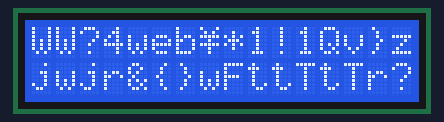
Recording of a sketch running on a simulated Arduino Uno, built with avr-gcc and run on an emulated ATmega328P. Parts: 16×2 character LCD. Random numbers use the default seed unless the sketch sets one.

Above: at 0.09 s.
At 2.94 s:
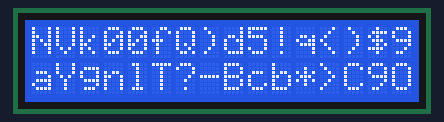
At 5.86 s:
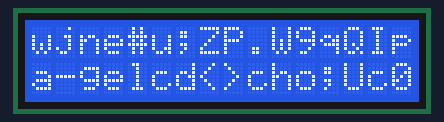
At 11.6 s:
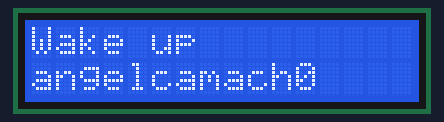
At 24.64 s:
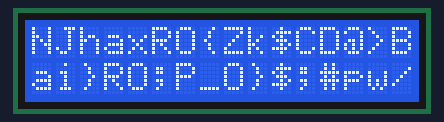
At 37.1 s:
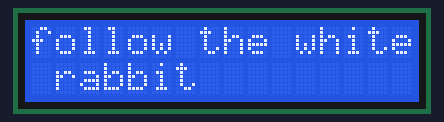

The sketch:

03_lcd_wakeup_reveal_000030.ino
```cpp
#include <LiquidCrystal.h>
#include <lcd_shared.h>

// HD44780 16x2 in 4-bit mode:
// constructor order = RS, E, D4, D5, D6, D7
LiquidCrystal lcd(
  lcdlab::kPinRs, lcdlab::kPinE, lcdlab::kPinD4,
  lcdlab::kPinD5, lcdlab::kPinD6, lcdlab::kPinD7
);

// Physical LCD dimensions (used by all indexing math).
const uint8_t COLS = lcdlab::kCols;
const uint8_t ROWS = lcdlab::kRows;
const uint8_t CELLS = lcdlab::kCells;

// ------------------------------------------------------------------
// MESSAGE SETUP (user-editable)
// ------------------------------------------------------------------
// 1) Set how many messages to use from MESSAGES[].
// 2) Add lines by copy/paste.
// 3) Use '\n' to start second row.
// 4) Max visible chars per message across full screen = 32.
//
// Example to add one:
// - Increase ACTIVE_MESSAGE_COUNT
// - Add a new line in MESSAGES[]
const uint8_t ACTIVE_MESSAGE_COUNT = 4;
const char *MESSAGES[] = {
    "Wake up\nangelcamach0",
    "follow the white rabbit",
    "and I will show you how",
    "there is no\nspoon",
//    "Wake up\nangelcamach0",
//    "follow the white rabbit",
//    "and I will show you how",
//    "deep the\nhole goes",
};
// ------------------------------------------------------------------

// Animation controls.
// ENABLE_TRAILING_DOTS:
// - true: reveal -> pause -> append dots -> hold -> clear -> next message
// - false: reveal -> short hold -> clear -> next message
const bool ENABLE_TRAILING_DOTS = true;
const uint16_t POST_REVEAL_PAUSE_MS = 3000;
const uint16_t DOT_STEP_MS = 1500;
const uint16_t POST_DOTS_HOLD_MS = 5000;

// Used only when trailing dots are disabled.
const uint16_t POST_REVEAL_HOLD_MS = 1800; // used only when dots are disabled

// targetGrid is the current message mapped to 32 screen cells.
// It is the single source of truth for reveal/clear phases.
char targetGrid[CELLS + 1];
int8_t messageEndIdx = -1;   // last non-space cell, for dot insertion start
uint8_t currentMessageIndex = 0; // which message should render this loop cycle

// Returns one random printable symbol used for matrix noise frames.
char randomGlyph() {
  const char glyphs[] =
      "ABCDEFGHIJKLMNOPQRSTUVWXYZ"
      "abcdefghijklmnopqrstuvwxyz"
      "0123456789"
      "!@#$%^&*()-_=+[]{};:,.<>?/|\\";
  return glyphs[random(sizeof(glyphs) - 1)];
}

// Fills all cells with random symbols for "matrix noise".
// This is used as the visual baseline before characters lock in.
void drawMatrixNoise() {
  for (uint8_t i = 0; i < CELLS; i++) {
    lcdlab::drawCell(lcd, i, randomGlyph());
  }
}

// Fisher-Yates in-place shuffle.
// Used to randomize reveal order and clear order so effects feel organic.
void shuffle(uint8_t *arr, uint8_t n) {
  for (uint8_t i = n - 1; i > 0; i--) {
    uint8_t j = random(i + 1);
    uint8_t t = arr[i];
    arr[i] = arr[j];
    arr[j] = t;
  }
}

// Maps a user message into the fixed 32-cell grid:
// - starts with all spaces
// - copies chars left->right
// - '\n' jumps writer to second row start
// - overflow is truncated cleanly
//
// This lets animation code be message-agnostic; it only reads targetGrid.
void buildTargetGrid(const char *msg) {
  // Start with a clean, fully blank frame.
  for (uint8_t i = 0; i < CELLS; i++) {
    targetGrid[i] = ' ';
  }
  targetGrid[CELLS] = '\0';
  messageEndIdx = -1;

  uint8_t idx = 0;
  for (uint8_t i = 0; msg[i] != '\0'; i++) {
    char ch = msg[i];

    if (ch == '\n') {
      // Hard row break: next char lands at row 2, col 0.
      idx = COLS;
      continue;
    }

    if (idx >= CELLS) {
      break; // prevent write past display capacity
    }

    targetGrid[idx++] = ch;
    // Track last non-space write position so dots can append from there.
    messageEndIdx = idx - 1;
  }
}

// True if message contains any visible character.
// We skip whitespace-only messages so users can leave placeholders in MESSAGES[].
bool hasText(const char *msg) {
  for (uint8_t i = 0; msg[i] != '\0'; i++) {
    if (msg[i] != ' ' && msg[i] != '\n' && msg[i] != '\t' && msg[i] != '\r') {
      return true;
    }
  }
  return false;
}

// Picks the active message for this cycle:
// - clamps ACTIVE_MESSAGE_COUNT to actual array size
// - keeps currentMessageIndex in range
// - skips empty/whitespace-only message entries
//
// Returns "" if no active message has visible text.
const char *getCurrentMessage() {
  const uint8_t totalMessages = sizeof(MESSAGES) / sizeof(MESSAGES[0]);
  const uint8_t useCount = (ACTIVE_MESSAGE_COUNT <= totalMessages)
                               ? ACTIVE_MESSAGE_COUNT
                               : totalMessages;

  if (useCount == 0) {
    return "";
  }

  // Guard against runtime config edits.
  if (currentMessageIndex >= useCount) {
    currentMessageIndex = 0;
  }

  // Search circularly from current index until we find visible text.
  for (uint8_t i = 0; i < useCount; i++) {
    uint8_t idx = (currentMessageIndex + i) % useCount;
    if (hasText(MESSAGES[idx])) {
      currentMessageIndex = idx;
      return MESSAGES[idx];
    }
  }

  // All active messages are empty.
  return "";
}

// Advances to next message slot inside active range.
// Does not care whether next slot is empty; getCurrentMessage() will skip empties.
void advanceMessageIndex() {
  const uint8_t totalMessages = sizeof(MESSAGES) / sizeof(MESSAGES[0]);
  const uint8_t useCount = (ACTIVE_MESSAGE_COUNT <= totalMessages)
                               ? ACTIVE_MESSAGE_COUNT
                               : totalMessages;
  if (useCount == 0) {
    currentMessageIndex = 0;
    return;
  }
  currentMessageIndex = (currentMessageIndex + 1) % useCount;
}

// Appends up to 3 dots right after message end.
// Dots are only written into currently empty cells, never overwriting text.
// This function mutates targetGrid so frame state remains coherent.
void appendTrailingDots() {
  // No visible message -> nothing to append.
  if (messageEndIdx < 0) {
    return;
  }

  uint8_t dotsPlaced = 0;
  uint8_t pos = (uint8_t)(messageEndIdx + 1);

  while (dotsPlaced < 3 && pos < CELLS) {
    // Preserve message chars; only consume empty cells.
    if (targetGrid[pos] == ' ') {
      targetGrid[pos] = '.';
      lcdlab::drawCell(lcd, pos, '.');
      dotsPlaced++;
      delay(DOT_STEP_MS);
    }
    pos++;
  }
}

// Runs full reveal pipeline for current targetGrid:
// Phase 0) all cells noise
// Phase 1) message characters lock in random order
// Phase 2) non-message cells clear in random order
// Final) hard sanitize to guarantee only message text remains visible
void revealMessage() {
  uint8_t letterIdx[CELLS];
  uint8_t emptyIdx[CELLS];
  uint8_t letterCount = 0;
  uint8_t emptyCount = 0;

  // Partition cell indices once; later phases operate on these lists.
  for (uint8_t i = 0; i < CELLS; i++) {
    if (targetGrid[i] == ' ') {
      emptyIdx[emptyCount++] = i;
    } else {
      letterIdx[letterCount++] = i;
    }
  }

  shuffle(letterIdx, letterCount);
  shuffle(emptyIdx, emptyCount);

  bool locked[CELLS] = {false};
  bool cleared[CELLS] = {false};

  // Phase 0: establish full matrix look before any letter is trusted.
  for (uint8_t f = 0; f < 12; f++) {
    drawMatrixNoise();
    delay(70);
  }

  // Phase 1: lock one message character at a time in random slot order.
  // Between each lock, render jitter frames so unrevealed cells keep moving.
  for (uint8_t r = 0; r < letterCount; r++) {
    uint8_t lockPos = letterIdx[r];
    locked[lockPos] = true;

    for (uint8_t frame = 0; frame < 7; frame++) {
      for (uint8_t i = 0; i < CELLS; i++) {
        if (locked[i]) {
          lcdlab::drawCell(lcd, i, targetGrid[i]);
        } else {
          lcdlab::drawCell(lcd, i, randomGlyph());
        }
      }
      delay(65);
    }
  }

  // Phase 2: after full reveal, clear empty cells progressively.
  // cleared[] ensures already-cleared cells stay blank in later frames.
  for (uint8_t c = 0; c < emptyCount; c++) {
    uint8_t clearPos = emptyIdx[c];
    lcdlab::drawCell(lcd, clearPos, ' ');

    // Render one frame with:
    // - letters fixed
    // - this step's clearPos blank
    // - previously cleared cells blank
    // - not-yet-cleared empties still noisy
    for (uint8_t i = 0; i < CELLS; i++) {
      if (targetGrid[i] != ' ') {
        lcdlab::drawCell(lcd, i, targetGrid[i]);
      } else if (i == clearPos) {
        lcdlab::drawCell(lcd, i, ' ');
      } else if (cleared[i]) {
        lcdlab::drawCell(lcd, i, ' ');
      } else {
        lcdlab::drawCell(lcd, i, randomGlyph());
      }
    }
    cleared[clearPos] = true;
    delay(55);
  }

  // Final sanitize pass: deterministic end frame (no leftover noise).
  for (uint8_t i = 0; i < CELLS; i++) {
    if (targetGrid[i] == ' ') {
      lcdlab::drawCell(lcd, i, ' ');
    } else {
      lcdlab::drawCell(lcd, i, targetGrid[i]);
    }
  }
}

void setup() {
  // Hardware init.
  lcdlab::beginDefault16x2(lcd);
  lcd.clear();
  Serial.begin(9600);

  // Seed PRNG from floating analog pin for non-repeating randomness.
  randomSeed(analogRead(A5));
}

void loop() {
  // 1) Pick current message from configured set.
  const char *activeMessage = getCurrentMessage();

  // 2) Build fresh grid each cycle so previous loop's dots/noise are reset.
  buildTargetGrid(activeMessage);

  // 3) Run matrix reveal pipeline.
  revealMessage();

  // 4) Optional dot post-effect and hold timing.
  if (ENABLE_TRAILING_DOTS) {
    delay(POST_REVEAL_PAUSE_MS);
    appendTrailingDots();
    delay(POST_DOTS_HOLD_MS);
  } else {
    delay(POST_REVEAL_HOLD_MS);
  }

  // 5) Visual reset before next message cycle.
  lcd.clear();
  delay(500);

  // 6) Move sequencer forward.
  advanceMessageIndex();

  // Emit done token after full message set completes one full round.
  // This is consumed by scripts/run_playlist.sh when WAIT_FOR_DONE=true.
  if (currentMessageIndex == 0) {
    Serial.println("PLAYLIST_DONE");
  }
}
```
